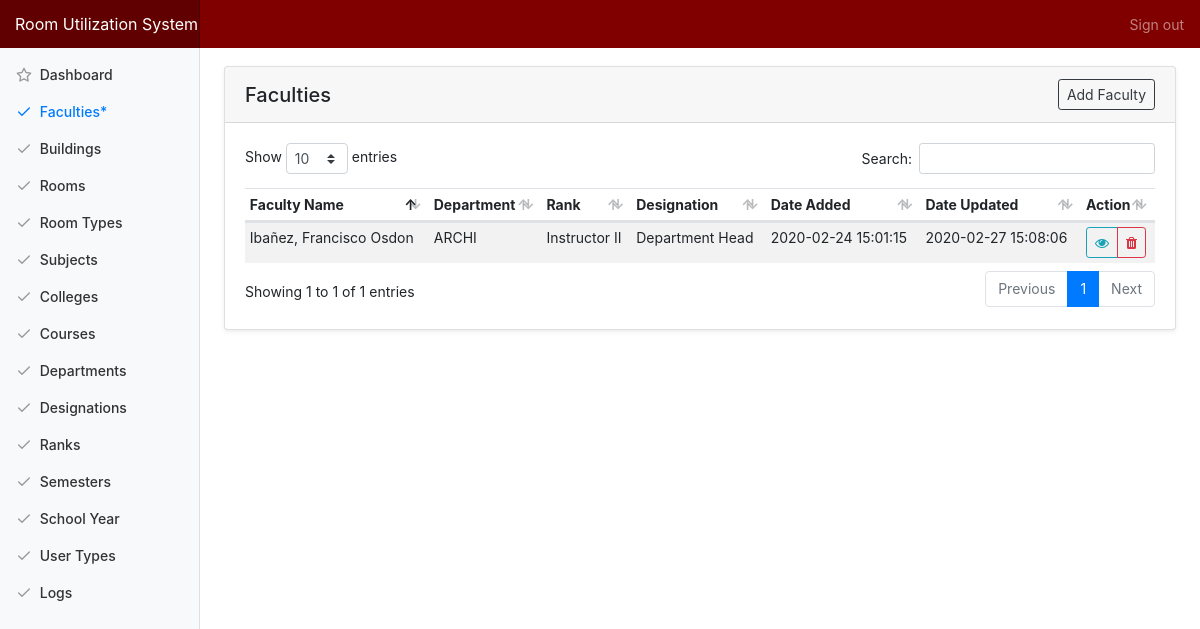
Before: /index.php/admin/faculty with the older database file.
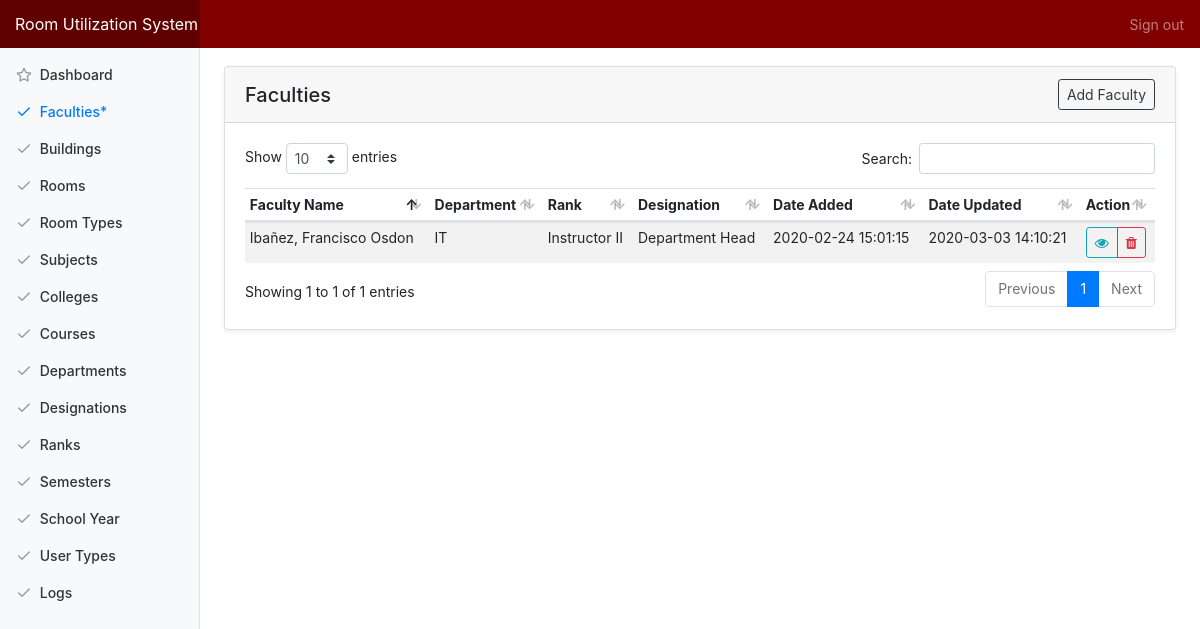
After: the same page with the newer database file.
### tables this page shows
CREATE TABLE `tbl_faculty` (
  `faculty_id` int(10) NOT NULL,
  `identification` varchar(20) NOT NULL,
  `f_name` varchar(50) NOT NULL,
  `m_name` varchar(50) NOT NULL,
  `l_name` varchar(50) NOT NULL,
  `suffix_name` varchar(50) NOT NULL,
  `ext_name` varchar(50) NOT NULL,
  `contact_no` varchar(50) NOT NULL,
  `email` varchar(50) NOT NULL,
  `birth_date` varchar(50) NOT NULL,
  `address` varchar(50) NOT NULL,
  `image_src` varchar(255) NOT NULL DEFAULT 'avatar.png',
  `department_id` int(11) NOT NULL,
  `rank_id` int(11) NOT NULL,
  `designation_id` int(11) NOT NULL,
  `faculty_added` datetime NOT NULL DEFAULT CURRENT_TIMESTAMP,
  `faculty_modified` datetime NOT NULL DEFAULT '0000-00-00 00:00:00' ON UPDATE CURRENT_TIMESTAMP
);

CREATE TABLE `tbl_department` (
  `department_id` int(10) NOT NULL,
  `college_id` int(11) NOT NULL,
  `department_name` varchar(255) NOT NULL,
  `department_added` datetime NOT NULL DEFAULT CURRENT_TIMESTAMP,
  `department_modified` datetime NOT NULL DEFAULT '0000-00-00 00:00:00' ON UPDATE CURRENT_TIMESTAMP
);

CREATE TABLE `tbl_rank` (
  `rank_id` int(11) NOT NULL,
  `rank_type` varchar(50) NOT NULL,
  `rank_added` datetime NOT NULL,
  `rank_modified` datetime NOT NULL
);

CREATE TABLE `tbl_designation` (
  `designation_id` int(11) NOT NULL,
  `designation_name` varchar(150) NOT NULL,
  `regular_unit` int(11) NOT NULL,
  `designation_added` datetime NOT NULL DEFAULT CURRENT_TIMESTAMP,
  `designation_modified` datetime NOT NULL DEFAULT '0000-00-00 00:00:00' ON UPDATE CURRENT_TIMESTAMP
);

### application/controllers/Admin.php (called while the page is built, shortened)
<?php
class Admin extends CI_Controller {
	public function faculty(){
		$data['title'] = "Faculties";
		$data['faculties'] = $this->main_model->getFaculties();
		$this->load->view('templates/header', $data);
		$this->load->view('admin/faculty');
		$this->load->view('templates/footer');
	}
}

### index.php (called while the page is built, shortened)
<?php
require_once BASEPATH.'core/CodeIgniter.php';

### application/models/Main_model.php (called while the page is built, shortened)
<?php defined('BASEPATH') OR exit('No direct script access allowed');
Class Main_model extends CI_Model{
	public function getFaculties(){
		return $this->db->join('tbl_department', 'tbl_department.department_id=tbl_faculty.department_id')->join('tbl_rank', 'tbl_rank.rank_id=tbl_faculty.rank_id')->join('tbl_designation', 'tbl_designation.designation_id=tbl_faculty.designation_id')->get('tbl_faculty')->result_array();
	}
}

### application/views/admin/faculty.php (the view, shortened to what this page needs)
<div class="container-fluid">
  <div class="row">
    <main role="main" class="col-md-9 ml-sm-auto col-lg-10 pt-4 px-4 mb-3">
      <div class="card shadow-sm">
			  <h5 class="card-header d-flex justify-content-between align-items-center">
          <?=$title?>
          <a href="<?=base_url('admin/faculty_add')?>" class="btn btn-outline-dark btn-sm">Add Faculty</a>
        </h5>
			  <div class="card-body">
          <table class="table table-striped table-hover table-sm">
            <thead>
              <tr>
                <th>Faculty Name</th>
                <th>Department</th>
                <th>Rank</th>
                <th>Designation</th>
                <th>Date Added</th>
                <th>Date Updated</th>
                <th>Action</th>
              </tr>
            </thead>
            <tbody>
              <?php foreach ($faculties as $row) {?>
              <tr>
                <td><?=$row['l_name']?>, <?=$row['f_name']?> <?=$row['m_name']?></td>
                <td><?=$row['department_name']?></td>
                <td><?=$row['rank_type']?></td>
                <td><?=$row['designation_name']?></td>
                <td><?=$row['faculty_added']?></td>
                <td><?=$row['faculty_modified']?></td>
                <td>
                  <div class="btn-group" role="group">
                    <a href="<?=base_url('admin/faculty_view/'.$row['faculty_id']) ?>" class="btn btn-sm btn-outline-info action-btn" data-toggle="tooltip" data-placement="top" title="View Faculty">
                      <span class="fa fa-eye"></span>
                    </a>
                    <a href="#" id="<?=base_url('admin/delete/faculty/'.$row['faculty_id'].'/'.$row['image_src'])?>" class="btn btn-sm btn-outline-danger action-btn delete" data-toggle="tooltip" data-placement="top" title="Delete Faculty">
                      <span class="fa fa-trash"></span>
                    </a>
                  </div>
                </td>
              </tr>
              <?php } ?>
            </tbody>
          </table>
			  </div>
			</div>
   </main>
  </div>
</div>

Changed rows visible on the page:
changed tbl_faculty "Ibañez": department.department_name "ARCHI" → "IT"; faculty_modified "2020-02-27 15:08:06" → "2020-03-03 14:10:21"
